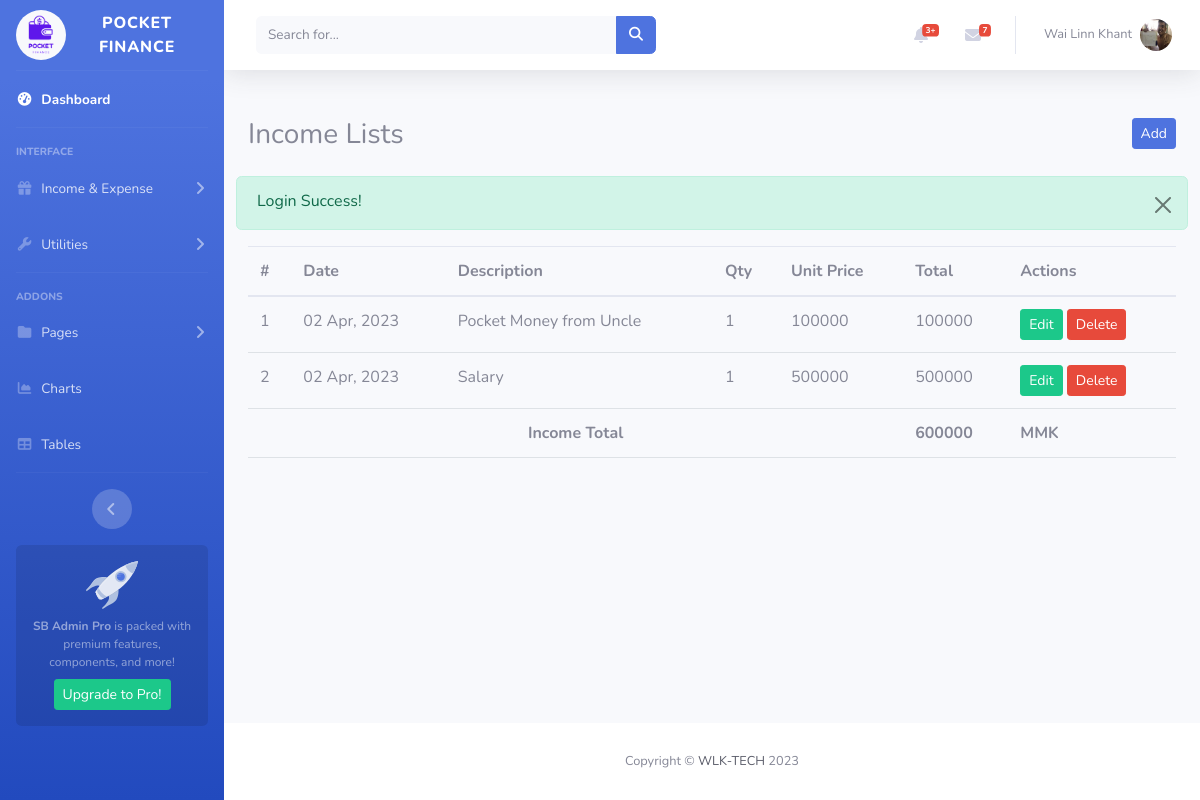
/index.php?page=incomelist (signed in), run on the app's committed database.
### tables this page shows
CREATE TABLE `users` (
  `id` int(11) NOT NULL,
  `name` varchar(255) DEFAULT NULL,
  `email` varchar(255) DEFAULT NULL,
  `password` varchar(255) DEFAULT NULL,
  `profile` varchar(255) DEFAULT '1.png',
  `status` tinyint(4) NOT NULL DEFAULT 0,
  `role_id` int(11) NOT NULL DEFAULT 2,
  `created_at` timestamp NOT NULL DEFAULT current_timestamp(),
  `updated_at` timestamp NOT NULL DEFAULT current_timestamp()
);

CREATE TABLE `incomes` (
  `id` int(11) NOT NULL,
  `indate` date NOT NULL,
  `description` text NOT NULL,
  `qty` int(11) NOT NULL,
  `unitprice` int(11) NOT NULL,
  `total` int(11) NOT NULL,
  `created_by` int(11) NOT NULL,
  `created_at` timestamp NOT NULL DEFAULT current_timestamp()
);

### app/QueryBuilder.php (called while the page is built, shortened)
<?php
class QueryBuilder{
    private $conn;
    public function __construct($connection){
        $this->conn = $connection;
        return $this->conn;
    }
    public function getAll($table, $cols, $join, $where, $order){
        $sql = "SELECT $cols FROM $table";
        if($where != null){
            $sql .= " WHERE $where";
        }
        if($order != null){
            $sql .= " ORDER BY $order";
        }
        $stmt = $this->conn->prepare($sql);
        $stmt->execute();
        $results = $stmt->fetchAll(PDO::FETCH_ASSOC);
        return $results;
    }
    public function get($table, $cols, $join, $where){
        $sql = "SELECT $cols FROM $table";
        if($where != null){
            $sql .= " WHERE $where";
        }
        $stmt = $this->conn->prepare($sql);
        $stmt->execute();
        $result = $stmt->fetch(PDO::FETCH_ASSOC);
        return $result;
    }
}
?>

### views/frontend/income.php (the view, shortened to what this page needs)
<div class="container my-5">
    <div class="row">
        <h3 class="mb-4">Income Lists <button class="btn btn-sm btn-primary float-end" data-bs-target="#incomeModal" data-bs-toggle="modal">Add</button></h3>
        <?php if(isset($_SESSION['msg'])){ ?>
            <div class="alert alert-success alert-dismissible fade show pb-3" role="alert">
                <?php echo $_SESSION['msg'] ?>
                <button type="button" class="btn-close" data-bs-dismiss="alert" aria-label="Close"></button>
            </div>
        <?php }?>
        <div class=" table-responsive">
            <table class="table table-hovered">
                 <thead>
                    <tr>
                        <th>#</th>
                        <th>Date</th>
                        <th>Description</th>
                        <th>Qty</th>
                        <th>Unit Price</th>
                        <th>Total</th>
                        <th>Actions</th>
                    </tr>
                </thead>
                <tbody>
                    <?php
                    $no = 1;
                    foreach($incomes as $income): ?>
                    <tr>
                        <td><?= $no++ ?></td>
                        <td><?= date("d M, Y", strtotime($income['indate']))  ?></td>
                        <td><?= $income['description'] ?></td>
                        <td><?= $income['qty'] ?></td>
                        <td><?= $income['unitprice'] ?></td>
                        <td><?= $income['total'] ?></td>
                        <td>
                            <button class="btn btn-sm btn-success edit"
                            data-id="<?= $income['id'] ?>"
                            data-expdate="<?= $income['indate'] ?>"
                            data-description="<?= $income['description'] ?>"
                            data-qty="<?= $income['qty'] ?>"
                            data-unitprice="<?= $income['unitprice'] ?>" data-bs-target="#editModal" data-bs-toggle="modal">Edit</button>
                            <button class="btn btn-sm btn-danger delete_id" data-id="<?= $income['id'] ?>" data-bs-target="#deleteModal" data-bs-toggle="modal">Delete</button>
                        </td>
                    </tr>
                    <?php endforeach ?>
                </tbody>
                <tfoot>
                    <?php
                    $id = $_SESSION['auth']['id'];
                    $intotal = $query->getAll("incomes", "sum(total) as intotal", null, "created_by=$id", null);
                    ?>
                    <tr>
                        <th colspan="5" class="text-center">Income Total</th>
                        <?php foreach($intotal as $in): ?>
                        <th><?= $in['intotal'] ?></th>
                        <?php endforeach ?>
                        <th>MMK</th>
                    </tr>
                </tfoot>
            </table>
        </div>
    </div>
</div>

### views/frontend/layouts/nav.php (shortened to what this page needs)
<div id="content-wrapper" class="d-flex flex-column">
    <div id="content">
        <nav class="navbar navbar-expand navbar-light bg-white topbar mb-4 static-top shadow">
            <form
                class="d-none d-sm-inline-block form-inline mr-auto ml-md-3 my-2 my-md-0 mw-100 navbar-search">
                <div class="input-group">
                    <input type="text" class="form-control bg-light border-0 small" placeholder="Search for..."
                        aria-label="Search" aria-describedby="basic-addon2">
                    <div class="input-group-append">
                        <button class="btn btn-primary" type="button">
                            <i class="fas fa-search fa-sm"></i>
                        </button>
                    </div>
                </div>
            </form>
            <ul class="navbar-nav ml-auto">
                <li class="nav-item dropdown no-arrow mx-1">
                    <a class="nav-link dropdown-toggle" href="#" id="alertsDropdown" role="button"
                        data-toggle="dropdown" aria-haspopup="true" aria-expanded="false">
                        <i class="fas fa-bell fa-fw"></i>
                        <span class="badge badge-danger badge-counter">3+</span>
                    </a>
                </li>
                <li class="nav-item dropdown no-arrow mx-1">
                    <a class="nav-link dropdown-toggle" href="#" id="messagesDropdown" role="button"
                        data-toggle="dropdown" aria-haspopup="true" aria-expanded="false">
                        <i class="fas fa-envelope fa-fw"></i>
                        <span class="badge badge-danger badge-counter">7</span>
                    </a>
                </li>
                <li class="nav-item dropdown no-arrow">
                    <?php
                    $id = $_SESSION['auth']['id'];
                    $user = $query->get("users", "*", null, "id = $id");
                    ?>
                    <a class="nav-link dropdown-toggle" href="#" id="userDropdown" role="button"
                        data-toggle="dropdown" aria-haspopup="true" aria-expanded="false">
                        <span class="mr-2 d-none d-lg-inline text-gray-600 small"><?= $user['name'] ?></span>
                        <img class="img-profile rounded-circle"
                            src="./assets/profiles/<?= $user['profile'] ?>">
                    </a>
                </li>
            </ul>
        </nav>

### data on the page
users: name "Wai Linn Khant", profile (picture)
incomes: indate "02 Apr, 2023", description "Pocket Money from Uncle", qty "1", unitprice "100000", total "100000"
incomes: indate "02 Apr, 2023", description "Salary", qty "1", unitprice "500000", total "500000"

### other printed values
$_SESSION['msg'] "Login Success!"
$in['intotal'] "600000"
